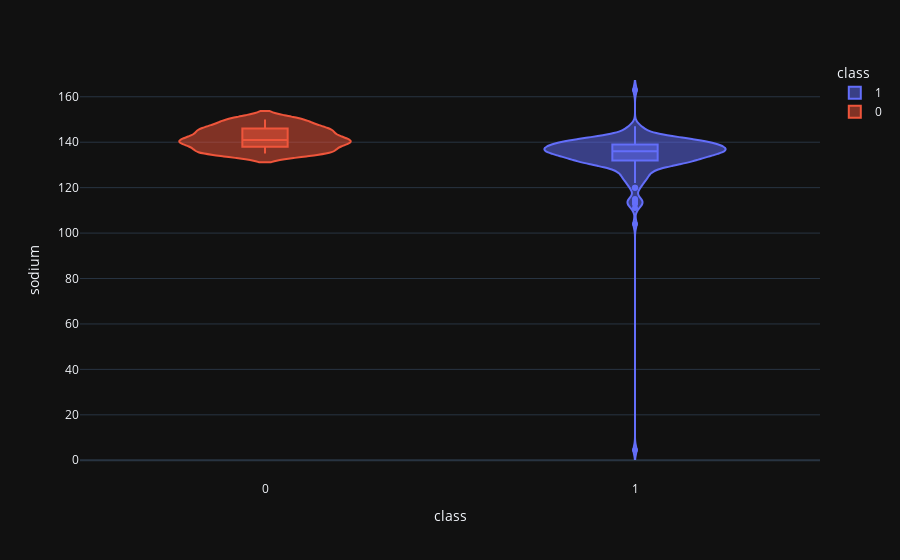

This figure's notebook cell:
### Code cell
violin('sodium')

### Figure 1 — Plotly figure (JSON) as saved in the notebook; plotly's stock layout.template omitted (floating-point values rounded to 4 significant figures; data arrays with more than 128 entries replaced by an {"elided": "..."} marker saying what was removed)
{"data": [{"alignmentgroup": "True", "box": {"visible": true}, "hovertemplate": "class=%{x}<br>sodium=%{y}<extra></extra>", "legendgroup": "1", "marker": {"color": "#636efa"}, "name": "1", "offsetgroup": "1", "orientation": "v", "scalegroup": "True", "showlegend": true, "type": "violin", "x": {"elided": "250 int values"}, "x0": " ", "xaxis": "x", "y": {"elided": "250 float values"}, "y0": " ", "yaxis": "y"}, {"alignmentgroup": "True", "box": {"visible": true}, "hovertemplate": "class=%{x}<br>sodium=%{y}<extra></extra>", "legendgroup": "0", "marker": {"color": "#EF553B"}, "name": "0", "offsetgroup": "0", "orientation": "v", "scalegroup": "True", "showlegend": true, "type": "violin", "x": {"elided": "150 int values"}, "x0": " ", "xaxis": "x", "y": {"elided": "150 float values"}, "y0": " ", "yaxis": "y"}], "layout": {"legend": {"title": {"text": "class"}, "tracegroupgap": 0}, "margin": {"t": 60}, "violinmode": "overlay", "xaxis": {"anchor": "y", "categoryarray": [1, 0], "categoryorder": "array", "domain": [0, 1], "title": {"text": "class"}}, "yaxis": {"anchor": "x", "domain": [0, 1], "title": {"text": "sodium"}}}}
